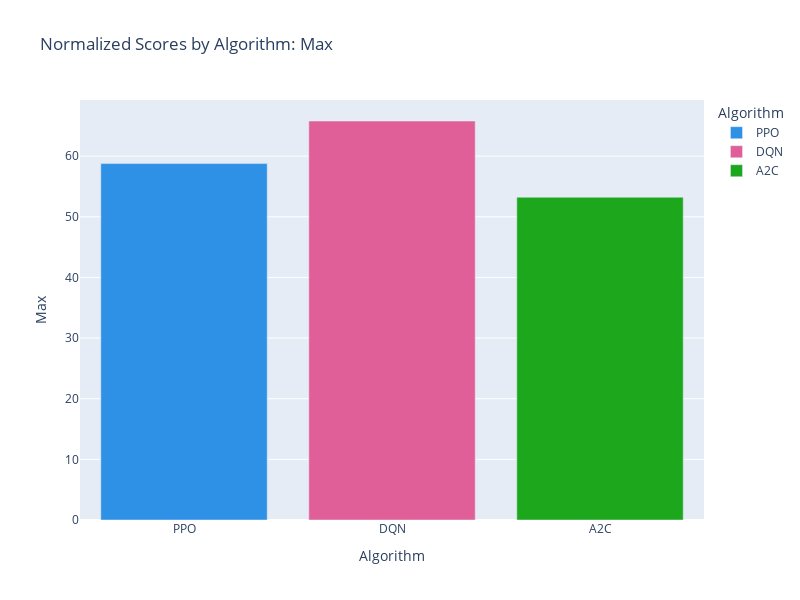

The notebook cell saved with this chart:
### Code cell
fig = px.bar(algo_breakdown, 
             x="Algorithm", 
             y="Max", 
             color="Algorithm", 
             color_discrete_sequence=px.colors.qualitative.Dark24,
             width=800,
             height=600,
             title="Normalized Scores by Algorithm: Max")
fig.show()

### Figure 1 — Plotly figure (JSON) as saved in the notebook; plotly's stock layout.template omitted (floating-point values rounded to 4 significant figures)
{"data": [{"alignmentgroup": "True", "hovertemplate": "Algorithm=%{x}<br>Max=%{y}<extra></extra>", "legendgroup": "PPO", "marker": {"color": "#2E91E5", "pattern": {"shape": ""}}, "name": "PPO", "offsetgroup": "PPO", "orientation": "v", "showlegend": true, "textposition": "auto", "type": "bar", "x": ["PPO"], "xaxis": "x", "y": [58.78], "yaxis": "y"}, {"alignmentgroup": "True", "hovertemplate": "Algorithm=%{x}<br>Max=%{y}<extra></extra>", "legendgroup": "DQN", "marker": {"color": "#E15F99", "pattern": {"shape": ""}}, "name": "DQN", "offsetgroup": "DQN", "orientation": "v", "showlegend": true, "textposition": "auto", "type": "bar", "x": ["DQN"], "xaxis": "x", "y": [65.8], "yaxis": "y"}, {"alignmentgroup": "True", "hovertemplate": "Algorithm=%{x}<br>Max=%{y}<extra></extra>", "legendgroup": "A2C", "marker": {"color": "#1CA71C", "pattern": {"shape": ""}}, "name": "A2C", "offsetgroup": "A2C", "orientation": "v", "showlegend": true, "textposition": "auto", "type": "bar", "x": ["A2C"], "xaxis": "x", "y": [53.23], "yaxis": "y"}], "layout": {"barmode": "relative", "height": 600, "legend": {"title": {"text": "Algorithm"}, "tracegroupgap": 0}, "title": {"text": "Normalized Scores by Algorithm: Max"}, "width": 800, "xaxis": {"anchor": "y", "categoryarray": ["PPO", "DQN", "A2C"], "categoryorder": "array", "domain": [0, 1], "title": {"text": "Algorithm"}}, "yaxis": {"anchor": "x", "domain": [0, 1], "title": {"text": "Max"}}}}
